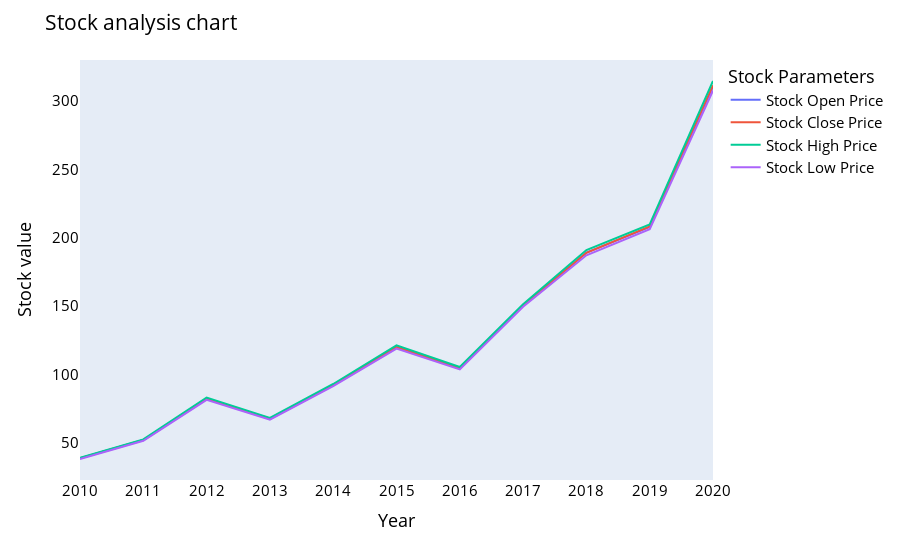

The notebook cell saved with this chart:
### Code cell
# plotting overall stock analysis over the years

names = cycle(['Stock Open Price','Stock Close Price','Stock High Price','Stock Low Price'])

fig = px.line(yearly_mean, x='Date', y=['Open', 'Close', 'High', 'Low'], labels={'Date': 'Year','value':'Stock value'})

fig.update_layout(title_text='Stock analysis chart', font_size=15, font_color='black',
                  legend_title_text='Stock Parameters')

fig.for_each_trace(lambda t:  t.update(name = next(names)))

fig.update_xaxes(showgrid=False)
fig.update_yaxes(showgrid=False)

fig.show()

### Figure 1 — Plotly figure (JSON) as saved in the notebook; plotly's stock layout.template omitted (floating-point values rounded to 4 significant figures)
{"data": [{"hovertemplate": "variable=Open<br>Year=%{x}<br>Stock value=%{y}<extra></extra>", "legendgroup": "Open", "line": {"color": "#636efa", "dash": "solid"}, "marker": {"symbol": "circle"}, "mode": "lines", "name": "Stock Open Price", "orientation": "v", "showlegend": true, "type": "scatter", "x": ["2010", "2011", "2012", "2013", "2014", "2015", "2016", "2017", "2018", "2019", "2020"], "xaxis": "x", "y": [38.56, 52.01, 82.38, 67.59, 92.22, 120.2, 104.5, 150.5, 189.1, 207.9, 310.8], "yaxis": "y"}, {"hovertemplate": "variable=Close<br>Year=%{x}<br>Stock value=%{y}<extra></extra>", "legendgroup": "Close", "line": {"color": "#EF553B", "dash": "solid"}, "marker": {"symbol": "circle"}, "mode": "lines", "name": "Stock Close Price", "orientation": "v", "showlegend": true, "type": "scatter", "x": ["2010", "2011", "2012", "2013", "2014", "2015", "2016", "2017", "2018", "2019", "2020"], "xaxis": "x", "y": [38.56, 52.0, 82.29, 67.52, 92.26, 120.0, 104.6, 150.6, 189.1, 208.3, 311.6], "yaxis": "y"}, {"hovertemplate": "variable=High<br>Year=%{x}<br>Stock value=%{y}<extra></extra>", "legendgroup": "High", "line": {"color": "#00cc96", "dash": "solid"}, "marker": {"symbol": "circle"}, "mode": "lines", "name": "Stock High Price", "orientation": "v", "showlegend": true, "type": "scatter", "x": ["2010", "2011", "2012", "2013", "2014", "2015", "2016", "2017", "2018", "2019", "2020"], "xaxis": "x", "y": [38.92, 52.49, 83.12, 68.23, 93.01, 121.2, 105.4, 151.4, 191.0, 209.8, 314.8], "yaxis": "y"}, {"hovertemplate": "variable=Low<br>Year=%{x}<br>Stock value=%{y}<extra></extra>", "legendgroup": "Low", "line": {"color": "#ab63fa", "dash": "solid"}, "marker": {"symbol": "circle"}, "mode": "lines", "name": "Stock Low Price", "orientation": "v", "showlegend": true, "type": "scatter", "x": ["2010", "2011", "2012", "2013", "2014", "2015", "2016", "2017", "2018", "2019", "2020"], "xaxis": "x", "y": [38.11, 51.47, 81.41, 66.89, 91.48, 118.9, 103.7, 149.5, 187.2, 206.3, 307.8], "yaxis": "y"}], "layout": {"font": {"color": "black", "size": 15}, "legend": {"title": {"text": "Stock Parameters"}, "tracegroupgap": 0}, "margin": {"t": 60}, "title": {"text": "Stock analysis chart"}, "xaxis": {"anchor": "y", "domain": [0, 1], "showgrid": false, "title": {"text": "Year"}}, "yaxis": {"anchor": "x", "domain": [0, 1], "showgrid": false, "title": {"text": "Stock value"}}}}
